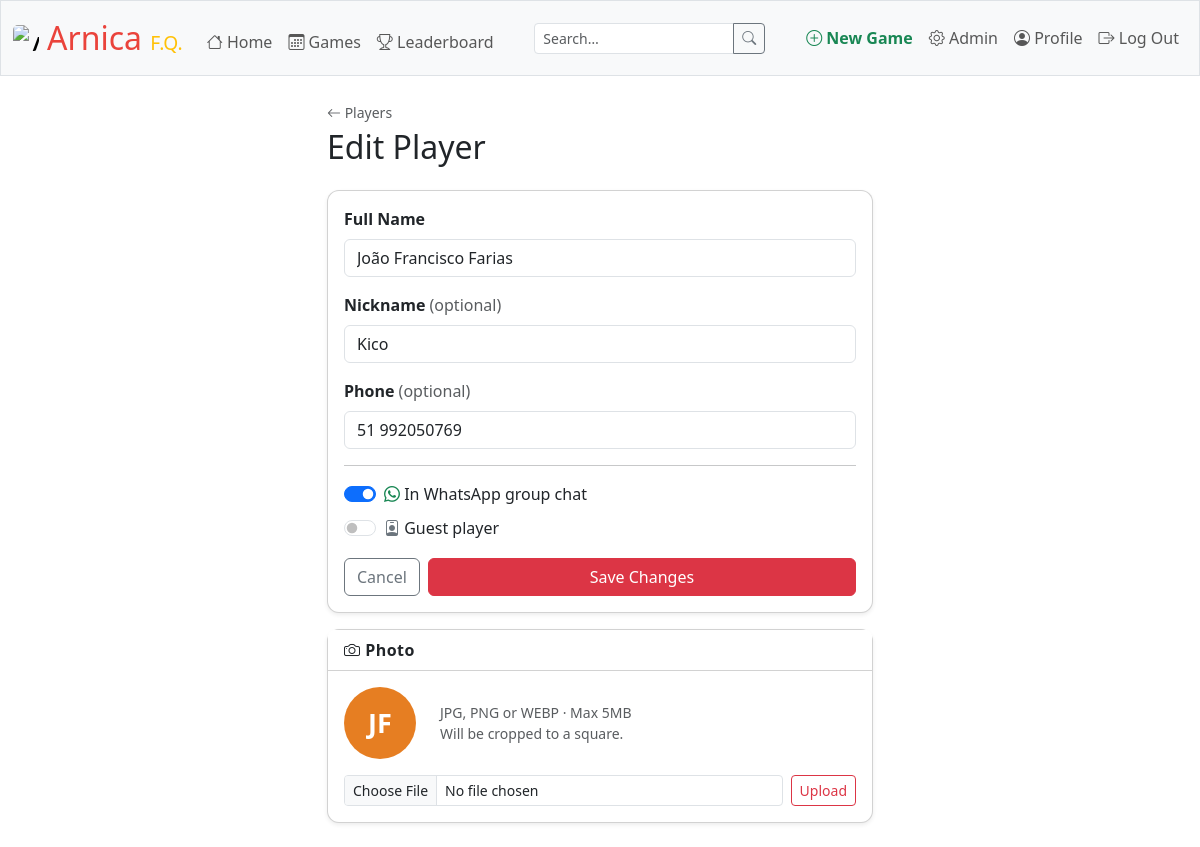
Page /admin/people/1/edit (signed in) on the committed database.
### tables this page shows
CREATE TABLE people (
    id           INTEGER PRIMARY KEY AUTOINCREMENT NOT NULL,
    name         TEXT NOT NULL,
    nickname     TEXT,
    phone_number TEXT UNIQUE,
    created_at   TEXT NOT NULL DEFAULT (datetime('now'))
, updated_at TEXT NOT NULL DEFAULT (datetime('now')), is_in_group_chat INTEGER NOT NULL DEFAULT 0, is_guest         INTEGER NOT NULL DEFAULT 0, guest_of         INTEGER REFERENCES people(id) ON DELETE SET NULL);

### app.py (the view, shortened to what this page needs)
@app.route("/admin/people/<int:person_id>/edit", methods=["GET", "POST"])
@login_required
@role_required("admin", "editor")
def admin_people_edit(person_id):
    person = db.execute("""
        SELECT p.*, g.name AS guest_of_name, g.nickname AS guest_of_nickname
        FROM people p
        LEFT JOIN people g ON g.id = p.guest_of
        WHERE p.id = ?
    """, person_id)
    if not person:
        return apology("Player not found", 404)
    person = person[0]
    if request.method == "GET":
        all_people = db.execute("SELECT id, name, nickname FROM people WHERE id != ? ORDER BY name", person_id)
        return render_template("admin/people_form.html", person=person, all_people=all_people)

### app.py (called while the page is built)
def photo_path(person_id):
    for ext in ["jpg", "png", "webp"]:
        path = os.path.join(UPLOAD_FOLDER, f"{person_id}.{ext}")
        if os.path.exists(path):
            return f"/static/uploads/players/{person_id}.{ext}"
    return None

@app.template_global()
def photo_url(person_id):
    if not person_id:
        return None
    return photo_path(person_id)

@app.after_request
def after_request(response):
    response.headers["Cache-Control"] = "no-cache, no-store, must-revalidate"
    response.headers["Expires"] = 0
    response.headers["Pragma"] = "no-cache"
    return response

### helpers.py (called while the page is built)
def login_required(f):
    @wraps(f)
    def decorated_function(*args, **kwargs):
        if session.get("user_id") is None:
            return redirect("/login")
        return f(*args, **kwargs)
    return decorated_function

def role_required(*roles):
    def decorator(f):
        @wraps(f)
        def decorated_function(*args, **kwargs):
            if session.get("role") not in roles:
                return apology("Access denied", 403)
            return f(*args, **kwargs)
        return decorated_function
    return decorator

### templates/admin/people_form.html (shortened to what this page needs)
{% extends "layout.html" %}
{% from "_macros.html" import avatar %}
{% block main %}
<div class="row justify-content-center">
    <div class="col-md-6">
        <a href="/admin/people" class="text-muted small text-decoration-none">
            <i class="bi bi-arrow-left"></i> Players
        </a>
        <h2 class="mt-1 mb-4">{{ 'Edit' if person else 'Add' }} Player</h2>
        <div class="card shadow-sm mb-3">
            <div class="card-body">
                <form action="{{ '/admin/people/' + person.id|string + '/edit' if person else '/admin/people/add' }}"
                      method="post">
                    <div class="mb-3">
                        <label class="form-label fw-semibold" for="name">Full Name</label>
                        <input autofocus class="form-control" id="name" name="name" required type="text"
                               value="{{ person.name if person else '' }}">
                    </div>
                    <div class="mb-3">
                        <label class="form-label fw-semibold" for="nickname">
                            Nickname <span class="text-muted fw-normal">(optional)</span>
                        </label>
                        <input class="form-control" id="nickname" name="nickname" type="text"
                               value="{{ person.nickname if person and person.nickname else '' }}">
                    </div>
                    <div class="mb-3">
                        <label class="form-label fw-semibold" for="phone_number">
                            Phone <span class="text-muted fw-normal">(optional)</span>
                        </label>
                        <input class="form-control" id="phone_number" name="phone_number" type="text"
                               value="{{ person.phone_number if person and person.phone_number else '' }}">
                    </div>
                    <hr class="my-3">
                    <div class="mb-3 d-flex flex-column gap-2">
                        <div class="form-check form-switch">
                            <input class="form-check-input" type="checkbox"
                                   id="is_in_group_chat" name="is_in_group_chat"
                                   {% if person and person.is_in_group_chat %}checked{% endif %}>
                            <label class="form-check-label" for="is_in_group_chat">
                                <i class="bi bi-whatsapp text-success"></i>
                                In WhatsApp group chat
                            </label>
                        </div>
                        <div class="form-check form-switch">
                            <input class="form-check-input" type="checkbox"
                                   id="is_guest" name="is_guest"
                                   onchange="toggleGuestOf(this)">
                            <label class="form-check-label" for="is_guest">
                                <i class="bi bi-person-badge text-secondary"></i>
                                Guest player
                            </label>
                        </div>
                    </div>
                    <div class="d-flex gap-2">
                        <a href="/admin/people" class="btn btn-outline-secondary">Cancel</a>
                        <button class="btn btn-danger flex-grow-1" type="submit">
                            {{ 'Save Changes' if person else 'Add Player' }}
                        </button>
                    </div>
                </form>
            </div>
        </div>
        {% if person %}
        <div class="card shadow-sm">
            <div class="card-header bg-white fw-semibold">
                <i class="bi bi-camera"></i> Photo
            </div>
            <div class="card-body">
                <div class="d-flex align-items-center gap-4 mb-3">
                    {{ avatar(person.id, person.name, size=72) }}
                    <div class="text-muted small">
                        JPG, PNG or WEBP · Max 5MB<br>
                        Will be cropped to a square.
                    </div>
                </div>
                <form action="/admin/people/{{ person.id }}/photo"
                      method="post"
                      enctype="multipart/form-data">
                    <div class="d-flex gap-2">
                        <input class="form-control form-control-sm" name="photo" type="file"
                               accept=".jpg,.jpeg,.png,.webp">
                        <button class="btn btn-sm btn-outline-danger flex-shrink-0" type="submit">
                            Upload
                        </button>
                    </div>
                </form>
            </div>
        </div>
        {% endif %}
    </div>
</div>
{% endblock %}

### static/styles.css (style rules this page uses)
.card { border-radius: 0.75rem; }
.card-header { font-weight: 600; letter-spacing: 0.03em; }

### rows in the picture
people: name "João Francisco Farias", nickname "Kico", phone_number "51 992050769", is_in_group_chat "☑"

### other values in the picture
{{ 'Edit' if person else 'Add' }} "Edit"
{{ 'Save Changes' if person else 'Add Player' }} "Save Changes"
{{ initials }} "JF"
